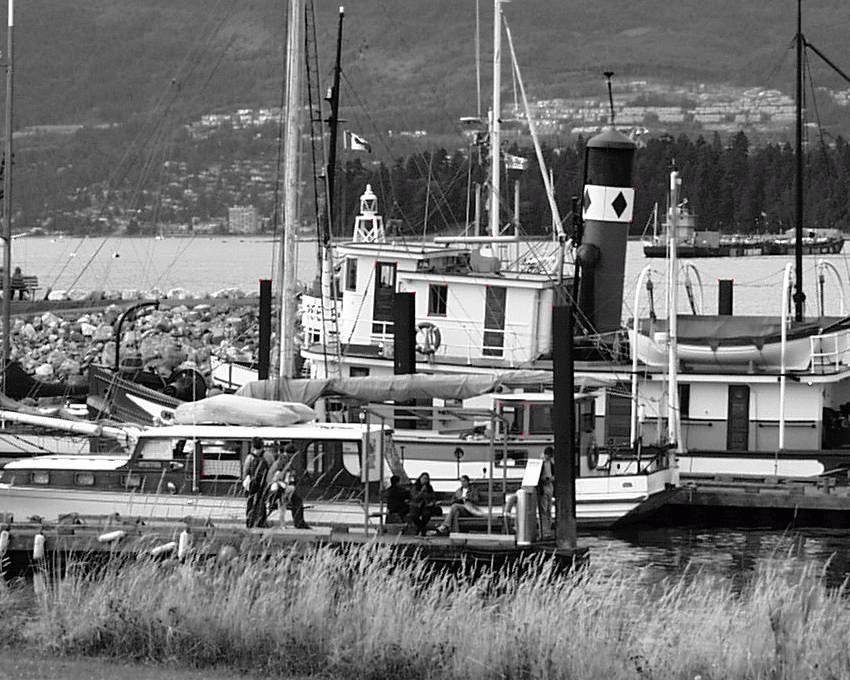
#> input picture HW03/boat/img1+points.png, 850 x 680 px
$ jupyter execute Estimation1.ipynb
#> lines starting #> are read from the running program, lines starting #| are printed output that depends on the picture
<div class="alert alert-block alert-info" >
    <h1>Robot Perception</h1>
    <h3>General Information:</h3>
    <p>Please do not add or delete any cells. Answers belong into the corresponding cells (below the question). If a function is given (either as a signature or a full function), you should not change the name, arguments or return value of the function.<br><br> If you encounter empty cells underneath the answer that can not be edited, please ignore them, they are for testing purposes.<br><br>When editing an assignment there can be the case that there are variables in the kernel. To make sure your assignment works, please restart the kernel and run all cells before submitting (e.g. via <i>Kernel -> Restart & Run All</i>).</p>
    <p>Code cells where you are supposed to give your answer often include the line  ```raise NotImplementedError```. This makes it easier to automatically grade answers. If you edit the cell please outcomment or delete this line.</p>
    <br>The server resource is limited to 2 core cpu and 1GB RAM at max per user. If you use more than that, the kernel may die. Nevertheless, you can bring it up again by restaring the kernel (Kernel -> Restart and clear output).<br>
    <h3>Submission:</h3>
    <p>Please submit your notebook via the web interface (in the main view -> Assignments -> Submit). The assignments are due on <b>Monday at 0:00.</b> (i.e. Sunday 23:59 + 1 min)</p>
    <h3>Group Work:</h3>
    <p>You are allowed to work in groups of up to two people. Please enter the UID (your username here) of each member of the group into the next cell. We apply plagiarism checking, so do not submit solutions from other people except your team members. If an assignment has a copied solution, the task will be graded with 0 points for all people with the same solution.</p>
    <p><b>YOU SHOULD ONLY SUBMIT EXACTLY ONE PER GROUP</b></p>
    <h3>Questions about the Assignment:</h3>
    <p>If you have questions about the assignment please post them in the LEA forum before the deadline. Don't wait until the last day to post questions.</p></div>

<div class="alert alert-block alert-danger">
<p><b>Put your answer in the PROVIDED CELLS only!</b></p>
<b>Any new cell is not visible during the grading.</b>
<p>There is one code and markdown cell available for each question, so that you can use one or both of them according to the type of the question.</p>
<p>Do not copy the metadata from one cell to another, it is unique to that cell only.</p></div>

[cell 1]
'''
Group Work:
Enter the UID (i.e. student2s) of each team member into the variables.
If you work alone please leave the second variable empty.
'''
member1 = 'dpadma2s'
member2 = 'jbandl2s'
member3 = 'smuthi2s'

[cell 2]
'''
Put here the average solution time for the full exercise set in estimated MINUTES".
AverageSolutionTimeinMinutes should be > or < 4711
i.e.
AverageSolutionTimeinMinutes = 180
'''

AverageSolutionTimeinMinutes = 840

[cell 3]
# This is a test cell, please ignore it!

 # Task 1 : Pose three questions (and ans.) to last lecture [1 point]
 The format of the question and answer should be [Q1,A1,Q2,A2,Q3,A3], where Q1 is the question and A1 is the answer.
Both Q and A should contain equal to or more than three words. Do not remove any markdown tag like $<$br$>$ in the answer cell.

Q1 = What are some situations that require estimation of homography?
<br>
A1 = Few of the situations are:
* Camera calibration
* 3D reconstruction
* Visual metrology
* Stereo vision
* Scene understanding
* Automatic Mosaicing
<br>
<br>
Q2 = Why line based approaches are better than point based approaches in homography estimation?
<br>
A2 = It is a conventional belief that line-based approaches perform better than point-based ones for homography estimation, as the linefitting is generally more noise resistant than point detection.
<br>
<br>
Q3 = When can two images be related by homography?
<br>
A3 = Two images can have relation through homography if and only if:
* Both images are viewing the same plane from a different prespective.
* Both images are taken from the same camera but from different angle.
* Camera should be rotated along its origin of projection and there should not be any translation.
* Homography relation is independent of scene structure. So, it do not depend on what cameras are capturing and still relationship can be established irrespective of what is seen in images.

[cell 4]
# This is a test cell, please ignore it!

# Task 2: Read parts of chapter 4 (Estimation – 2D Projective Transformations) of MVG namely 4.1, 4.4., 4.6., 4.7., 4.8. [1 point]<br>Produce some sort of a summary

# Task 3: Implement Algor 4.2 (normalized DLT) in python by HAND, don't use the in-build image tool boxes. [3 points]

[cell 5]
import typing
from copy import deepcopy
import numpy as np
import matplotlib.pyplot as plt
from matplotlib import image
import cv2

class Perform_DLT():

    def __init__(self):

        np.set_printoptions(suppress=True)

    def get_correspondence_point(self, points_file: str, img_x: np.ndarray, img_xprime: np.ndarray) -> np.ndarray:
        '''
        Parser to read the correspondence points in img1 and img2
        '''

        self.points_file = points_file
        self.img_x = img_x
        self.img_xprime = img_xprime

        f = open(self.points_file)

        image_points = dict()
        for n,line in enumerate(f.readlines()):

            line = line.replace('[','').replace(']','').strip()
            pointlist = line.split('=')[1].split(';')
            x = list()
            y = list()

            for point in pointlist:
                x.append(int(point.split(',')[0]))
                y.append(int(point.split(',')[1]))
            image_points[n] = np.vstack((x,y))

        return image_points[0], image_points[1]

    def normalize(self, x: np.ndarray) -> np.ndarray:

        '''
        Normalizes a given matrix, x by performing similarity transformation.
        Now the centroid of the new points has (0,0)^T and the average distance
        from the origin is square.root(2)
        '''

        x_bar = np.asarray(x)
        m = np.mean(x,1)

        deno = list()

        for i in x.transpose():
            deno.append(list(i-m))
        deno = np.square(np.array(deno))
        total = 0
        for i in deno:
            total = sum(i)**(1/2.) + total

        s = 2**(1/2)/(total/len(deno))

        T = np.array([[s, 0, -s*m[0]], [0, s, -s*m[1]], [0, 0, 1]])

        x = np.vstack((x, np.ones((1,x.shape[1]))))

        x_bar = np.dot(T, x)

        return x_bar, T

    def DLT(self, x: np.ndarray, x_bar: np.ndarray) -> np.ndarray:
        '''
        Performs DLT on the x and x' provided
        '''

        # Initializations for A matrix
        a_12 = list()
        a_13 = list()
        a_21 = list()
        a_23 = list()
        result = list()

        # Forming A matrix as provided in Reference 1 and Hartley and zisserman multiple view geometry

        for i,j in zip(x.transpose(), x_bar.transpose()):

            a_12= np.array([list(-np.dot(j[2],i.transpose()))])
            a_13= np.array([list(np.dot(j[1],i.transpose()))])
            a_21= np.array([list(np.dot(j[2],i.transpose()))])
            a_23= np.array([list(-np.dot(j[0],i.transpose()))])

            r1 = np.hstack((np.hstack((np.zeros((1,3)),a_12)),a_13))
            r2 = np.hstack((np.hstack((a_21,np.zeros((1,3)))),a_23))

            a = np.vstack((r1,r2))

            for k in a:
                result.append(list(k))

        A = np.array(result)


        # Ah = 0 ;Minimizing ||Ah|| such that ||h||=1
        # Solution by SVD

        U,s,Vt = np.linalg.svd(A)
        V=Vt.T
        h=V[:,-1] # Last column of V corresponding eigen vector to the smallest eigen value

        h = np.reshape(h,(3,3))

        return h

    def desired_H(self, T_bar, T_prime_bar, H_normalized):

        '''
        Used for finding H in unnormalized original co-ordinates from normalized H' by performing,
        H = inverse(T') H' T
        '''
        non_scaled_H = np.dot(np.linalg.inv(T_prime_bar),(np.dot(H_normalized, T_bar)))
        # Scaling H such that H(3,3) is 1.
        desired_H = non_scaled_H/non_scaled_H[2][2]

        return desired_H


img_path1 = 'boat/img1+points.png'
img_path2 = 'boat/img2+points.png'
img1 = image.imread(img_path1)
#> img1 is the input picture: shape (680, 850, 4) float32; mean R, G, B, A 0.448, 0.451, 0.448, 1
img2 = image.imread(img_path2)
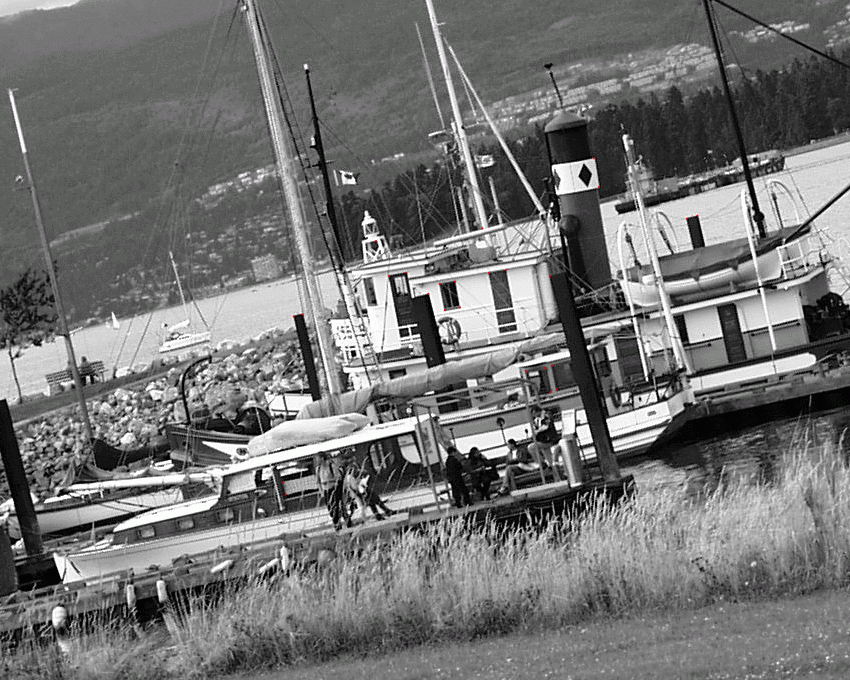
#> input picture HW03/boat/img2+points.png, 850 x 680 px
#> img2 is the input picture: shape (680, 850, 4) float32; mean R, G, B, A 0.451, 0.456, 0.451, 1
points_file = 'boat/homography.txt'

homography = Perform_DLT()

# Get initial corresponding points
x, x_prime = homography.get_correspondence_point(points_file, img1, img2)
#> (reads HW03/boat/homography.txt from the repository)

# Normalize x to overcome the numerical calculation issues in DLT
x_bar, T_bar = homography.normalize(x)
#> in normalize, `m = np.mean(x,1)`: m = [463.7, 315.2]
#> the loop in normalize, `for i in x.transpose():` made 25 passes
#> i on passes 1 to 8: [202, 459], [202, 473], [500, 403], [523, 403], [530, 405], [522, 434], [529, 433], [552, 305]
#> after the loop in normalize, `for i in x.transpose():`: deno = 25 pairs, first value -261.7 to 268.3, second value -127.2 to 157.8
#> in normalize, `deno = np.square(np.array(deno))`: deno = 25 pairs, first value 314 to 71974.2, second value 0.0576 to 24888.2
#> the loop in normalize, `for i in deno:` made 25 passes
#> (i, total) on passes 1 to 8: ([68497.4, 20666.9], 298.6), ([68497.4, 24888.2], 604.2), ([1316.2, 7701.8], 699.2), ([3514.1, 7701.8], 805.1), ([4393, 8056.9], 916.6), ([3396.6, 14103.9], 1048.9), ([4261.5, 13867.4], 1183.6), ([7793.4, 104.9], 1272.4)
#> after the loop in normalize, `for i in deno:`: total = 3292.2
#> in normalize, `s = 2**(1/2)/(total/len(deno))`: s = 0.0107
#> in normalize, `T = np.array([[s, 0, -s*m[0]], [0, s, -s*m[1]], [0, 0, 1]])`: T = [[0.0107, 0, -4.98], [0, 0.0107, -3.39], [0, 0, 1]]
#> T_bar has the same summary as T in normalize

# Normalize x' to overcome the numerical calculation issues in DLT
x_prime_bar, T_prime_bar = homography.normalize(x_prime)
#> the loop in normalize (call 2), `for i in x.transpose():` made 25 passes
#> i on passes 1 to 8: [283, 482], [285, 494], [526, 371], [544, 367], [552, 365], [550, 392], [557, 389], [550, 276]
#> the loop in normalize (call 2), `for i in deno:` made 25 passes
#> (i, total) on passes 1 to 8: ([37079.4, 32069.6], 263), ([36313.1, 36511.6], 532.8), ([2544.2, 4634.9], 617.6), ([4684, 4106.2], 711.3), ([5843.1, 3853.9], 809.8), ([5541.3, 7935.2], 925.9), ([6632.5, 7409.8], 1044.4), ([5541.3, 724.7], 1123.5)
#> T_prime_bar = [[0.0121, 0, -5.78], [0, 0.0121, -3.68], [0, 0, 1]]

# Find H normalized
H_normalized = homography.DLT(x_bar, x_prime_bar)
#> the loop in DLT, `for i,j in zip(x.transpose(), x_bar.transpose()): ` made 25 passes
#> (j, a_12, a_13, a_21, a_23) on passes 1 to 3: ([-2.34, 2.18, 1], [[2.81, -1.54, -1]], [[-6.11, 3.36, 2.18]], [[-2.81, 1.54, 1]], [[-6.57, 3.61, 2.34]]), ([-2.31, 2.32, 1], [[2.81, -1.69, -1]], [[-6.52, 3.93, 2.32]], [[-2.81, 1.69, 1]], [[-6.51, 3.92, 2.31]]), ([0.613, 0.827, 1], [[-0.39, -0.942, -1]], [[0.322, 0.779, 0.827]], [[0.39, 0.942, 1]], [[-0.239, -0.578, -0.613]])
#> after the loop in DLT, `for i,j in zip(x.transpose(), x_bar.transpose()):`: result = 50 items
#> in DLT, `U,s,Vt = np.linalg.svd(A)`:
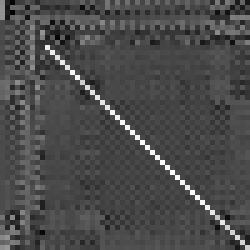
#> U: shape (50, 50) float64 (shown 5 times larger); min -0.39, max 0.952, mean 0.00622; drawn with min black and max white
#> in DLT, `U,s,Vt = np.linalg.svd(A)`: s = [20.62, 11, 7.59, 7.09, 4.67, 4.38, 3.86, 3.58, 0.0294]
#> in DLT, `h=V[:,-1]`: h = [0.56, 0.14, 0.000887, -0.14, 0.56, 0.000735, 0.000587, 0.00161, 0.577]
#> (the rest of the program and of its run is left out)
